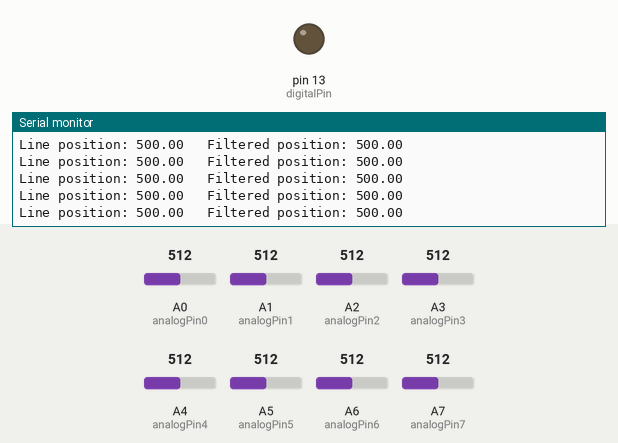
This sketch was run on a simulated Arduino Nano, built with avr-gcc and run on an emulated ATmega328P. On the bench: output pins drawn as LEDs (lit = HIGH), the last lines printed to the serial monitor. The test bench sets the inputs (shaded band); at power-on: A7 (analogPin7) = 512, A1 (analogPin1) = 512, A6 (analogPin6) = 512, A0 (analogPin0) = 512, A2 (analogPin2) = 512, A3 (analogPin3) = 512, A4 (analogPin4) = 512, A5 (analogPin5) = 512.

Above: at 3.0 s.
3.1 s: A7 (analogPin7) set to 477
At 3.24 s:
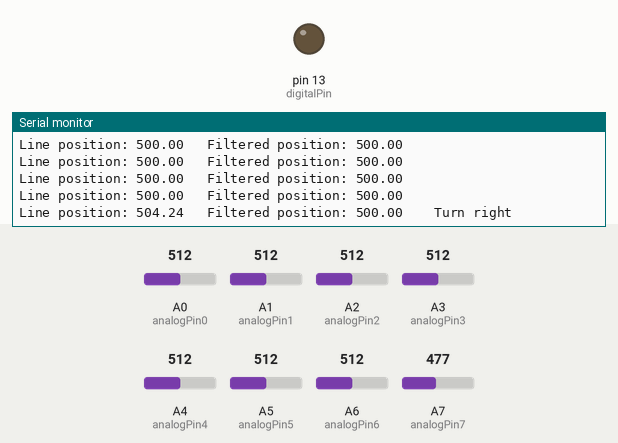
4.8 s: A1 (analogPin1) set to 475
At 4.8 s:
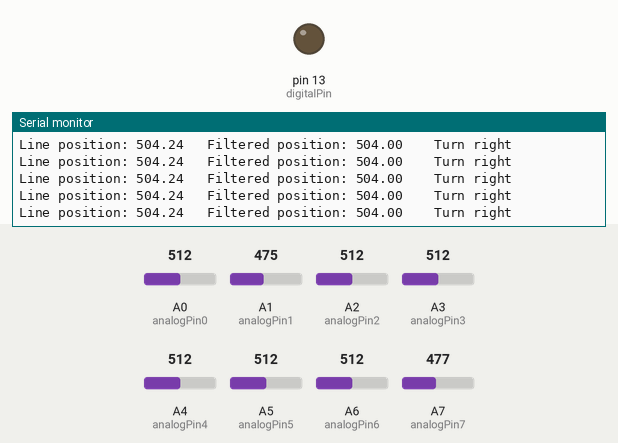
7.8 s: A6 (analogPin6) set to 475
At 7.84 s:
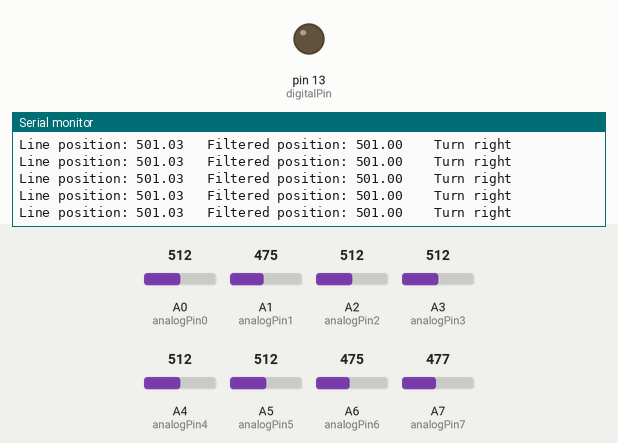
Timing chart, 0 to 10.8 s (numbered marks = the images above; inputs shaded):
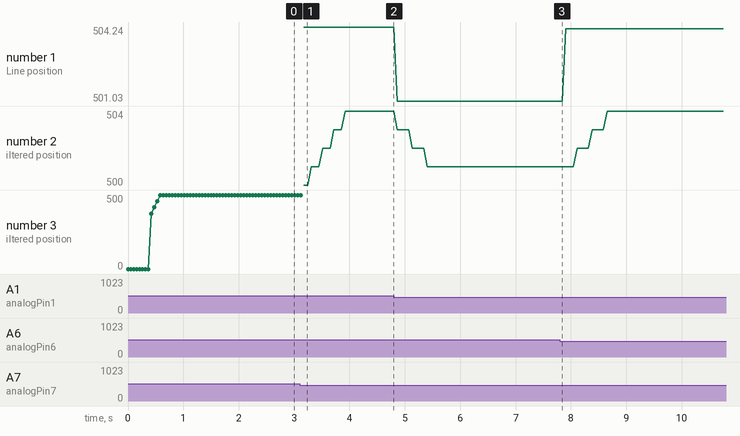

Measured:
- the behaviour switches between 491 and 490 on A7 (analogPin7) (found by bisection; images 0 and 1)
- after the input at 3.1 s, the serial monitor: prints a new line after 0.08 s (image 1)
- plotted number 1: 504.24 → 501.03 after the input at 4.8 s, 501.03 → 504.16 after the input at 7.8 s
- plotted number 2: 501 → 504 after the input at 7.8 s

The sketch:

Lab01_SmarterVersion.ino
```cpp
int analogPin0 = A0;
int analogPin1 = A1;
int analogPin2 = A2;
int analogPin3 = A3;
int analogPin4 = A4;
int analogPin5 = A5;
int analogPin6 = A6;
int analogPin7 = A7;
int digitalPin = 13;
int sensorValue0 = 0;
int sensorValue1 = 1;
int sensorValue2 = 2;
int sensorValue3 = 3;
int sensorValue4 = 4;
int sensorValue5 = 5;
int sensorValue6 = 6;
int sensorValue7 = 7;
int i = 0;             //counter for the filter
int sumOfPrevious12AverageValue;


void setup() {
  pinMode(digitalPin, OUTPUT);
  Serial.begin(9600);
}


void loop() {

  if (i == 12){i=0;} //make sure the filter array only stores in 0-11 numbers
  sumOfPrevious12AverageValue = 0;

  sensorValue0 = 1024-analogRead(analogPin0); //process the data so that the reading value is around 0 when there is no obstacle in front of the sensor
  sensorValue1 = 1024-analogRead(analogPin1);
  sensorValue2 = 1024-analogRead(analogPin2);
  sensorValue3 = 1024-analogRead(analogPin3);
  sensorValue4 = 1024-analogRead(analogPin4);
  sensorValue5 = 1024-analogRead(analogPin5);
  sensorValue6 = 1024-analogRead(analogPin6);
  sensorValue7 = 1024-analogRead(analogPin7);

  float weightedSum = (1000.0/7)*(0*sensorValue0 + 1*sensorValue1 + 2*sensorValue2 + 3*sensorValue3 + 4*sensorValue4 + 5*sensorValue5 + 6*sensorValue6 + 7*sensorValue7);
  int normalSum = (sensorValue0 + sensorValue1 + sensorValue2 + sensorValue3 + sensorValue4 + sensorValue5 + sensorValue6 + sensorValue7);
  float averageValue = weightedSum/normalSum;

  float filter[12] ; //declare a filter array to store n previous average numbers
  filter[i] = averageValue;

  for (int j=0; j<12; j++){
    sumOfPrevious12AverageValue += filter[j];
  }

  float filteredAverageValue = sumOfPrevious12AverageValue/12;
  Serial.print("Line position: ");
  Serial.print(averageValue);
  Serial.print("   Filtered position: " );
  Serial.print(filteredAverageValue);

  if (averageValue > 500){
    Serial.println("    Turn right");
  }
  else if (averageValue < 500){
    Serial.println("    Turn left");
  }
  else Serial.println(" ");


  i += 1; //update the counter

  delay(20);

}
```
